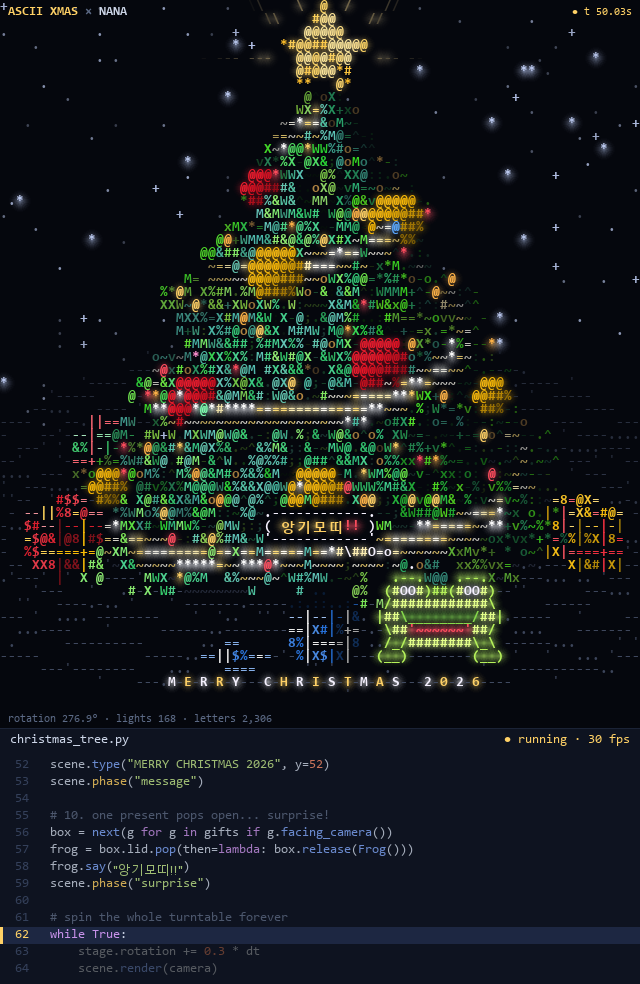

Recreate this plot in Python.
"""ASCII Christmas Tree — pygame version.

Top: a 3D ASCII Christmas tree on a spinning turntable that builds itself step by step.
Bottom: the whole build script is shown; a highlight reads it line by line, and when it
reaches a line containing phase("name"), that step plays.

Everything on the turntable (tree, tinsel, ornaments, star, floor grid, presents) lives in 3D,
is rotated together, projected by a camera that looks down a little, and depth-tested per cell.

Keys: Space pause · R restart · 2 toggle 2x speed · S screenshot · Esc quit
Run:  python christmas_tree.py                     (needs: pip install pygame)
      python christmas_tree.py --shot 60           (render t=60s to christmas_tree.png and exit)
      python christmas_tree.py --video xmas.mp4    (render the whole show to a 1080x1920 MP4; needs ffmpeg)
      python christmas_tree.py --scale 2           (draw everything twice as big)
"""
import colorsys
import functools
import math
import os
import random
import re
import shutil
import subprocess
import sys

import pygame


def _arg(name, default=None):
    if name in sys.argv:
        i = sys.argv.index(name)
        return sys.argv[i + 1] if i + 1 < len(sys.argv) else default
    return default


# ---------------------------------------------------------------- window
TITLE = "ASCII XMAS x NANA"
S = int(_arg("--scale", 2 if "--video" in sys.argv else 1))  # pixel scale (video renders at 2x for crisp text)
COLS, ROWS = 80, 56
CW, CH = 8 * S, 13 * S               # cell size in px
SCENE_W, SCENE_H = COLS * CW, ROWS * CH
BAR_H, CODE_H = 26 * S, 230 * S
W, H = SCENE_W, SCENE_H + BAR_H + CODE_H
FONT_PX = 14 * S
MONO = "consolas,cascadiamono,dejavusansmono,menlo,couriernew,monospace"
HANGUL = "malgungothic,applesdgothicneo,notosanskr,nanumgothic,gulim"

# ---------------------------------------------------------------- scene config
CX, YTOP, TH, R = 40, 6, 33, 27      # apex row, cone height (rows), base radius (cells)
YB = YTOP + TH                       # row of the base center
TILT = 6.5                           # rows a point R cells toward us drops: camera looks down
SCR = "01{}<>#%&$/\\"
DARK, MID, BRIGHT = ".:-~^", "vx*=o+%~", "W&#@%XM"
HOLD = {"sky": 1.0, "ground": 1.0, "tree": 4.0, "tinsel": 2.4, "baubles": 3.8,
        "star": 2.2, "gifts": 2.6, "lights": 1.2, "message": 2.0, "surprise": 6.0}
TREE_POINTS = 5200
TURN = 1.4                           # seconds the finale takes to bring the surprise box to the front
BLANK = "\u00a0"                     # occupies a cell (hides what is behind) but draws nothing
WIDE_PAD = "\0"                      # second cell of a double-width (Hangul) glyph

BG = (5, 7, 13)
GOLD = (255, 209, 102)
WHITE = (245, 241, 255)
RED = (255, 77, 94)

BUILD_SCRIPT = '''\
# christmas_tree.py — ascii renderer
# 80 x 56 cells · monospace · 30 fps

COLS, ROWS = 80, 56
scene = Scene(COLS, ROWS)

# 1. night sky + snow that never stops
for _ in range(160):
    scene.add(Twinkle(rand(COLS), rand(34)))
scene.add(Snow(count=260, layers=3))
scene.phase("sky")

# 2. turntable floor (rings + spokes) — everything on it spins
stage = Turntable(rings=[31, 39, 47, 55], spokes=16)
camera = Camera(pitch="slightly above", persp=1 / 6)
scene.phase("ground")

# 3. a 3D tree: dense inner foliage + glyph points on drooping branches
tree = stage.add(PointTree(height=33, radius=27, layers=15))
tree.fill(core=".:;~-^")
tree.glyphs(dark=".:-~^", mid="vx*=o+%", bright="W&#@%XM")
tree.lights(density=0.075, colors=[GOLD, AMBER, RED])
tree.grow(start="bottom", scramble="01{}<>#%&")
scene.phase("tree")

# 4. extra-thick tinsel: 5 strands, gold + white, wound bottom -> top
tinsel = spiral(tree, turns=3.2, strands=5, start="bottom")
scene.phase("tinsel")

# 5. big round baubles — red and gold only, each twinkles in
for i, p in enumerate(tree.scatter(14)):
    tree.hang(Bauble(p, [RED, GOLD][i % 2], size="XXL"), appear="twinkle")
scene.phase("baubles")

# 6. a 3D five-pointed star, seated on the tip
star = tree.apex.add(Star3D(points=5, bevel=True))
star.drop(then=star.rays)
scene.phase("star")

# 7. small 3D presents around the tree (ribbons, no bows)
gifts = [stage.add(Box3D(color=c, ribbon="cross", dist=34))
         for c in [RED, GREEN, BLUE, GOLD, PINK, ORANGE]]
stage.appear("sparkle")
scene.phase("gifts")

# 8. lights on, heavier snow
tree.lights_on()
tinsel.lights(every=6, blink=0.8)
scene.phase("lights")

# 9. greeting
scene.type("MERRY CHRISTMAS 2026", y=52)
scene.phase("message")

# 10. one present pops open... surprise!
box = next(g for g in gifts if g.facing_camera())
frog = box.lid.pop(then=lambda: box.release(Frog()))
frog.say("앙기모띠!!")
scene.phase("surprise")

# spin the whole turntable forever
while True:
    stage.rotation += 0.3 * dt
    scene.render(camera)
'''


# ---------------------------------------------------------------- helpers
def clamp(v, a=0.0, b=1.0):
    return a if v < a else b if v > b else v


def ease(x):
    return 1 - (1 - x) ** 3


def bounce(x):
    n, d = 7.5625, 2.75
    if x < 1 / d:
        return n * x * x
    if x < 2 / d:
        x -= 1.5 / d
        return n * x * x + .75
    if x < 2.5 / d:
        x -= 2.25 / d
        return n * x * x + .9375
    x -= 2.625 / d
    return n * x * x + .984375


def ihash(a, b):
    """integer hash -> [0, 1), deterministic per (a, b)"""
    n = (a * 374761393 + b * 668265263) & 0xFFFFFFFF
    n = ((n ^ (n >> 13)) * 1274126177) & 0xFFFFFFFF
    n ^= n >> 16
    return n / 4294967296.0


@functools.lru_cache(maxsize=65536)
def _hsl(h, s, l):
    r, g, b = colorsys.hls_to_rgb(h / 360, l / 100, s / 100)
    return (int(r * 255), int(g * 255), int(b * 255))


def hsl(h, s, l):
    """hue in degrees, saturation/lightness 0..1 — cached on whole-number values"""
    return _hsl(int(h) % 360, int(clamp(s) * 100), int(clamp(l) * 100))


def fade(col, a):
    """alpha over the dark background"""
    a = clamp(a)
    return (int(BG[0] + (col[0] - BG[0]) * a), int(BG[1] + (col[1] - BG[1]) * a), int(BG[2] + (col[2] - BG[2]) * a))


def hexc(s):
    s = s.lstrip("#")
    return (int(s[0:2], 16), int(s[2:4], 16), int(s[4:6], 16))


def is_wide(c):
    o = ord(c[0])
    return 0x1100 <= o <= 0x11FF or 0x3130 <= o <= 0x318F or 0xAC00 <= o <= 0xD7AF


def radius(h):
    return R * (0.04 + 0.96 * h ** 0.9)


# ---------------------------------------------------------------- static data
rng = random.Random(20261225)
N = COLS * ROWS
cell_rand = [rng.random() for _ in range(N)]

# 3D tree: points on drooping branches (h = height 0..1 from apex, th = angle, rr = distance from trunk)
LAYERS = 15
LIGHT_KINDS = (RED, GOLD, (255, 179, 71))
# mixed needle greens (hue, saturation, lightness offset): pine, forest, olive, blue spruce, fresh tips
GREENS = ((148, 0.48, -0.04), (128, 0.55, 0.0), (96, 0.42, 0.02), (168, 0.34, -0.02), (108, 0.62, 0.08))


def lump(th, h):
    """lumpy silhouette: bulges fixed to the tree, so they turn with it"""
    return 1 + 0.11 * math.sin(th * 5 + h * 17) + 0.07 * math.sin(th * 9 - h * 29) + 0.05 * math.sin(th * 3 + h * 41)


tree_pts = []
for _ in range(TREE_POINTS):
    layer = int(rng.random() ** 0.8 * LAYERS)
    spokes = 7 + layer
    spoke = rng.randrange(spokes)
    reach = 0.82 + 0.34 * ihash(spoke + 31, layer)        # every branch has its own length
    q = (0.42 + 0.64 * rng.random() ** 0.4) * reach
    h = min(1.0, (layer + 0.2 + rng.random() * 0.6) / LAYERS + q * q * 0.05)
    th = (spoke + 0.5 + (rng.random() - 0.5) * 0.6) / spokes * math.tau + layer * 0.9
    kind = rng.random()
    light = None
    if kind < 0.075:
        light = LIGHT_KINDS[0] if kind < 0.02 else LIGHT_KINDS[1] if kind < 0.05 else LIGHT_KINDS[2]
    fam = 4 if (q > 1.0 and rng.random() < 0.5) else int(ihash(spoke * 7 + layer, 3) * 4.999) % 4
    tree_pts.append((h, th, radius(h) * q * lump(th, h), q, rng.random(), light, 1.5 + rng.random() * 3,
                     rng.random() * 6.28, GREENS[fam]))

# 3D star: beveled five-pointed star sitting on the apex (u, v in row units)
STAR_R, STAR_IN = 3.3, 0.42
STAR_CY = YTOP - 2.5


def _star_points():
    poly = []
    for k in range(10):
        ang = -math.pi / 2 + k * math.pi / 5
        r = STAR_R * STAR_IN if k % 2 else STAR_R
        poly.append((math.cos(ang) * r, math.sin(ang) * r))

    def inside(x, y):
        c, j = False, 9
        for i in range(10):
            xi, yi = poly[i]
            xj, yj = poly[j]
            if (yi > y) != (yj > y) and x < (xj - xi) * (y - yi) / (yj - yi) + xi:
                c = not c
            j = i
        return c

    pts, arm = [], math.tau / 5
    v = -STAR_R
    while v <= STAR_R:
        u = -STAR_R
        while u <= STAR_R:
            if inside(u, v):
                ang = math.atan2(v, u) + math.pi / 2
                rel = (ang % arm + arm) % arm - arm / 2
                pts.append((u, v, math.cos(rel * 2.4), 1 if rel > 0 else -1, math.hypot(u, v) / STAR_R))
            u += 0.12
        v += 0.2
    return pts


star_pts = _star_points()

stars = [(rng.randrange(COLS), rng.randrange(34), 0.6 + rng.random() * 2.2, rng.random() * 6.28) for _ in range(160)]
# big, plain round baubles in two colors only: red and gold (hue, saturation)
BAUBLE_HUES = ((355, 0.85), (44, 0.95))
baubles = [(0.22 + 0.72 * (i + rng.random() * 0.6) / 14, i * 2.39996 + rng.random() * 0.3, BAUBLE_HUES[i % 2]) for i in range(14)]
BALL = (" @@@@@ ", "@@@@@@@", "@@@@@@@", " @@@@@ ")
BALL_SIDE = (" @@@ ", "@@@@@", " @@@ ")
LIGHT_COLORS = [hexc(c) for c in ("#ff4d5e", "#ffd166", "#5aa8ff", "#ff8fd0", "#7dffb0")]
# presents: angle/distance from trunk, w/d (cells), h (rows), own yaw, paper hue/sat, ribbon hue/sat
GIFTS = [
    dict(ang=0.35, dist=33, w=7, d=6, h=3.2, yaw=0.55, hue=355, sat=0.75, rib=(45, 0.95)),
    dict(ang=-0.6, dist=34, w=6, d=6, h=2.8, yaw=-0.6, hue=140, sat=0.55, rib=(355, 0.85)),
    dict(ang=1.45, dist=34, w=5, d=5, h=2.6, yaw=0.9, hue=215, sat=0.70, rib=(0, 0.0)),
    dict(ang=2.6, dist=33, w=7, d=5, h=3.0, yaw=0.25, hue=45, sat=0.90, rib=(355, 0.85)),
    dict(ang=-2.0, dist=34, w=6, d=5, h=3.0, yaw=0.7, hue=300, sat=0.55, rib=(45, 0.95)),
    dict(ang=3.9, dist=36, w=5, d=4, h=2.4, yaw=-0.35, hue=15, sat=0.80, rib=(0, 0.0)),
]
BOX_FILL = "#%&@8$X"
LDIR = (-0.55 / math.hypot(0.55, 0.8), 0.8 / math.hypot(0.55, 0.8))
floor_dots = [(rng.random() * math.tau, 29 + rng.random() * 30) for _ in range(220)]
MSG = " ".join("MERRY CHRISTMAS 2026")
# a proper frog: bulging eyes on top, wide smile, red scarf, front legs and big feet (all greens, no black)
PAL = {"R": RED, "W": WHITE, "G": (182, 242, 90), "L": (228, 255, 138), "D": (134, 217, 74), "Y": GOLD}
FROG_BIG = (["  .--.    .--.  ",
             " (#OO#)##(#OO#) ",
             " /############\\ ",
             "|##\\________/##|",
             " \\##'~~~~~~'##/ ",
             " /_/########\\_\\ ",
             "(__)        (__)"],
            ["  GGGG    GGGG  ",
             " GLWWLGGGGLWWLG ",
             " GLLLLLLLLLLLLG ",
             "GLLDDDDDDDDDDLLG",
             " GLLRRRRRRRRLLG ",
             " GGGLLLLLLLLGGG ",
             "GGGG        GGGG"])
FROG_BLINK_ROW = " (#--#)##(#--#) "
BUBBLE_TEXT = ["앙", "기", "모", "띠", "!", "!"]
CORE = ".:;~-^"


def make_snow():
    out = []
    for _ in range(260):
        z = rng.random()
        out.append([rng.random() * COLS, rng.random() * ROWS - ROWS, z, 1.5 + z * 6, rng.random() * 6.28,
                    "*" if z > 0.8 else "'" if z > 0.45 else "."])
    return out


# ---------------------------------------------------------------- app
class App:
    def __init__(self):
        pygame.init()
        pygame.display.set_caption(TITLE)
        self.screen = pygame.display.set_mode((W, H))
        self.font = pygame.font.SysFont(MONO, FONT_PX, bold=True)
        self.kfont = pygame.font.SysFont(HANGUL, FONT_PX, bold=True)
        self.code_font = pygame.font.SysFont(MONO, 13 * S)
        self.code_kfont = pygame.font.SysFont(HANGUL, 13 * S)
        self.hud_font = pygame.font.SysFont(MONO, 11 * S)
        self.title_font = pygame.font.SysFont(MONO, 13 * S, bold=True)
        self.glyphs = {}
        self.glows = {}
        self.src = BUILD_SCRIPT.rstrip("\n").split("\n")
        self.clock = pygame.time.Clock()
        self.speed = 1
        self.paused = False
        self.restart()

    # ---------------- state
    def restart(self):
        self.t = 0.0
        self.rot = 0.0
        self.phases = {}
        self.li = -1
        self.line_t = self.hold = 0.0
        self.snow = make_snow()
        self.lit = 0
        self.open_idx = -1
        self.rot_from = self.rot_to = self.star_to = 0.0

    def age(self, name):
        return self.t - self.phases[name] if name in self.phases else -1.0

    def prog(self, name, dur):
        return clamp((self.t - self.phases[name]) / dur) if name in self.phases else 0.0

    def update_rotation(self, dt):
        """the turntable spins; in the finale it eases the box nearest the front to face the camera"""
        sa = self.age("surprise")
        if sa < 0:
            if "ground" in self.phases:
                self.rot += dt * 0.3
            return
        if self.open_idx < 0:
            self.open_idx = max(range(len(GIFTS)), key=lambda i: math.cos(GIFTS[i]["ang"] + self.rot))
            self.rot_from = self.rot
            self.rot_to = -GIFTS[self.open_idx]["ang"]
            while self.rot_to < self.rot_from:
                self.rot_to += math.tau
            if self.rot_to - self.rot_from > math.pi * 1.2:
                self.rot_to -= math.tau
            self.star_to = math.ceil(self.rot_from / math.tau) * math.tau  # the star ends facing the camera
        k = clamp(sa / TURN)
        self.rot = self.rot_from + (self.rot_to - self.rot_from) * (1 - (1 - k) ** 3)

    # ---------------- grid with depth
    def clear(self):
        self.gc = [""] * N
        self.gcol = [BG] * N
        self.gglow = [False] * N
        self.gz = [-1e9] * N

    def put(self, x, y, c, col, glow=False, z=1e6):
        x, y = int(round(x)), int(round(y))
        if c == " " or x < 0 or y < 0 or x >= COLS or y >= ROWS:
            return False
        i = y * COLS + x
        if z < self.gz[i]:
            return False
        self.gc[i], self.gcol[i], self.gglow[i], self.gz[i] = c, col, glow, z
        if c > "ჿ" and is_wide(c) and x + 1 < COLS:
            self.gc[i + 1], self.gz[i + 1], self.gglow[i + 1] = WIDE_PAD, z, False
        return True

    # ---------------- camera
    def proj(self, h, th, rr):
        a = th + self.rot
        sx, cz = math.sin(a), math.cos(a)
        z = rr * cz
        persp = 1 + z / (R * 6)
        return CX + rr * sx * persp, YTOP + h * TH + TILT * (z / R), z, sx, cz, persp

    def on_tree(self, h, a, k=1.0):
        return self.proj(h, a, radius(h) * k)

    def on_floor(self, th, r):
        return self.proj(1.0, th, r)

    def to_view(self, x, z):
        c, s = math.cos(self.rot), math.sin(self.rot)
        return x * c + z * s, z * c - x * s

    def proj_w(self, wx, wz, up):
        """a point on the turntable, `up` rows above the floor -> screen x, y, depth"""
        vx, vz = self.to_view(wx, wz)
        persp = 1 + vz / (R * 6)
        return CX + vx * persp, YB + TILT * (vz / R) - up * persp, vz

    # ---------------- appear effect
    @staticmethod
    def sprite_cells(sp, x, y, z):
        out = []
        for r, row in enumerate(sp[0]):
            for k, c in enumerate(row):
                if c != " ":
                    out.append((x + k, y + r, c, PAL.get(sp[1][r][k], WHITE), False, z))
        return out

    def materialize(self, cells, a, seed, glow_white=False):
        """sparkle burst, then each glyph resolves out of a scramble, in place"""
        if a < 0 or not cells:
            return
        mx = sum(c[0] for c in cells) / len(cells)
        my = sum(c[1] for c in cells) / len(cells)
        mz = max(c[5] for c in cells)
        if a < 0.9:
            f = 1 - a / 0.9
            for j in range(8):
                ang = j / 8 * math.tau + seed + a * 2
                rad = 1.5 + a * 4 + (j % 2) * 1.2
                if math.sin(self.t * 25 + j * 2 + seed) > -0.2:
                    self.put(mx + math.cos(ang) * rad * 1.6, my + math.sin(ang) * rad * 0.6,
                             "*" if j % 3 == 0 else "+", fade((255, 246, 208), f), True, mz + 1)
        for k, cell in enumerate(cells):
            x, y, c, col, glow, z = cell[:6]
            show = 0.12 + cell_rand[(k * 31 + int(seed * 97)) % N] * 0.3
            if a < show:
                continue
            if a < show + 0.18:
                self.put(x, y, SCR[(k + int(self.t * 24)) % len(SCR)], (255, 255, 255), True, z)
            else:
                self.put(x, y, c, col, glow or (glow_white and col == WHITE), z)

    # ---------------- layers
    def draw_sky(self):
        p = self.prog("sky", 1.0)
        if not p:
            return
        for i, (x, y, sp, ph) in enumerate(stars):
            if i / len(stars) > p:
                break
            b = 0.5 + 0.5 * math.sin(self.t * sp + ph)
            self.put(x, y, "*" if b > 0.92 else "+" if b > 0.7 else ".", fade((200, 215, 255), 0.25 + b * 0.7), b > 0.92, -1e8)

    def draw_snow(self, dt, front):
        if self.age("sky") < 0:
            return
        density = 1.0 if self.age("lights") >= 0 else 0.55
        n = len(self.snow)
        for i, s in enumerate(self.snow):
            if front != (s[2] > 0.6):
                continue
            s[1] += s[3] * dt
            s[0] += (math.sin(self.t * 0.8 + s[4]) * 0.5 + 0.35) * dt * (0.6 + s[2])
            if s[1] > ROWS:
                s[1] = -1 - rng.random() * 4
                s[0] = rng.random() * COLS
            if s[0] > COLS:
                s[0] -= COLS
            if i / n > density or s[1] < 0:
                continue
            self.put(s[0], s[1], s[5], fade((235, 242, 255), 0.35 + s[2] * 0.6), s[2] > 0.92, 200 if front else -1e8 + 1)

    def draw_ground(self):
        p = self.prog("ground", 1.0)
        if not p:
            return
        reach = ease(p)

        def fl(q, c, a):
            depth = 0.5 + 0.5 * q[4]
            self.put(q[0], q[1], c, fade((150, 170, 215), a * (0.45 + 0.55 * depth)), False, -1e7 + q[2])

        for ri, r in enumerate((31, 39, 47, 55)):
            if ri / 4 > reach:
                continue
            th = 0.0
            while th < math.tau:
                fl(self.on_floor(th, r), "-", 0.42)
                th += 0.6 / r
        for k in range(16):
            th = k / 16 * math.tau
            r = 29.0
            while r < 29 + 28 * reach:
                fl(self.on_floor(th, r), ".", 0.4)
                r += 1.3
        for i, (th, r) in enumerate(floor_dots):
            if i / len(floor_dots) < reach:
                fl(self.on_floor(th, r), "'", 0.3)
        th = 0.0
        while th < math.tau:  # soft shadow ring right under the branches
            fl(self.on_floor(th, R * 1.05), "~", 0.22)
            th += 0.03

    def draw_core(self, p):
        """dense inner foliage behind the branch points, so the tree never looks hollow"""
        z = -R * 0.4 - 2
        rot_key = int(self.rot * 6)
        y = YTOP + 1
        while y <= YTOP + TH + TILT * 0.8:
            h = min(1.0, (y - YTOP) / TH)
            if p >= (1 - h) * 0.8 + 0.16:
                r = radius(h) * 0.8
                for x in range(math.ceil(CX - r), math.floor(CX + r) + 1):
                    u = (x - CX) / r
                    front = math.sqrt(max(0.0, 1 - u * u))
                    if h >= 1 and (y - YTOP - TH) > TILT * 0.8 * front:
                        continue
                    hv = ihash(x * 7 + rot_key, y)
                    l = 7 + (0.5 - u * 0.3) * 14 * front + hv * 5
                    g0 = GREENS[int(ihash(x, y * 5 + 1) * 4)]
                    self.put(x, y, CORE[int(hv * len(CORE))], hsl(g0[0], g0[1], l / 100), False, z)
            y += 1

    def draw_tree(self):
        a = self.age("tree")
        if a < 0:
            return
        p = a / 3.4
        lights_on = self.age("lights") >= 0
        self.lit = 0
        self.draw_core(p)
        t, rot = self.t, self.rot
        put = self.put
        sin, cos = math.sin, math.cos
        for i, (h, th, rr, q, g, light, tw_sp, ph, green) in enumerate(tree_pts):
            thr = (1 - h) * 0.8 + g * 0.2
            if p < thr:
                continue
            ang = th + rot
            sx, cz = sin(ang), cos(ang)
            z = rr * cz
            persp = 1 + z / (R * 6)
            x = CX + rr * sx * persp
            y = YTOP + h * TH + TILT * (z / R)
            if p - thr < 0.06:
                put(x, y, SCR[(i + int(t * 30)) % len(SCR)], (125, 255, 176), True, z)
                continue
            diff = max(0.0, -0.5 * sx + 0.75 * cz + 0.25)
            depth = 0.5 + 0.5 * cz
            b = clamp((0.2 + 0.8 * diff * (0.7 + 0.3 * g)) * (0.5 + 0.5 * depth) * (0.8 + 0.3 * q))
            if light:
                tw = 0.5 + 0.5 * sin(t * tw_sp + ph)
                lit = lights_on and tw > 0.35
                front = cz > -0.1
                if lit and front:
                    self.lit += 1
                if lit:
                    put(x, y, "@" if (tw > 0.8 and front) else "*", light if front else fade((255, 190, 90), 0.45), front, z)
                else:
                    put(x, y, "o", fade((255, 190, 90), 0.2 + b * 0.5), False, z)
                continue
            s = BRIGHT if b > 0.55 else MID if b > 0.3 else DARK
            hue, sat, lo = green
            put(x, y, s[int(g * len(s))],
                hsl(hue + (g - 0.5) * 12, sat + depth * 0.12, clamp(0.05 + b * 0.55 + lo - (1 - min(1.0, q)) * 0.06, 0.04, 0.7)),
                False, z)

    def draw_tinsel(self):
        """extra-thick tinsel: five strands side by side, gold + white, wound from the bottom up"""
        p = self.prog("tinsel", 2.2)
        if not p:
            return
        lights_on = self.age("lights") >= 0
        s, k = 0.0, 0
        while s <= p:
            for strand in (-2, -1, 0, 1, 2):
                x, y, z, _, cz, _ = self.on_tree(0.98 - s * 0.92 + strand * 0.0095, s * math.tau * 3.2, 1.05 + abs(strand) * 0.006)
                front = cz > 0
                shade = 0.3 + 0.7 * (0.5 + 0.5 * cz)
                if strand == 0 and lights_on and k % 6 == 0:
                    if math.sin(self.t * 3 + k * 1.7) > -0.3:
                        if self.put(x, y, "@" if front else "*", LIGHT_COLORS[(k // 6) % 5], front, z + 0.8) and front:
                            self.lit += 1
                    continue
                shimmer = math.sin(s * 90 - self.t * 7 + strand)
                if shimmer > 0.9 and front:
                    self.put(x, y, "*", (255, 255, 255), True, z + 0.6)
                    continue
                edge = abs(strand) == 2
                if strand == 0:
                    base = (255, 240, 180)
                else:
                    base = (255, 252, 240) if (k + strand) % 2 else (255, 222, 120)
                ch = "~" if edge else ("#" if (strand == 0 and shimmer > 0.5) else "=")
                self.put(x, y, ch, fade(base, shade * (0.8 if edge else 1)), front and cz > 0.6 and not edge, z + 0.6)
            s += 0.002
            k += 1
        if p < 1:
            x, y, z, _, _, _ = self.on_tree(0.98 - p * 0.92, p * math.tau * 3.2, 1.05)
            self.put(x, y, "@", (255, 246, 208), True, z + 1)

    def draw_baubles(self):
        a = self.age("baubles")
        if a < 0:
            return
        for i, (h, ang, (hue, sat)) in enumerate(baubles):
            ba = a - i * 0.2
            if ba < 0:
                continue
            x, y, z, _, cz, _ = self.on_tree(h, ang, 1.05)
            if cz <= -0.2:
                continue
            z += 1.5
            x, y = round(x), round(y)
            if ba < 0.9:  # twinkle-in: 4-point sparkle flares and spins, ball flashes white, then settles
                f = ba / 0.25 if ba < 0.25 else 1 - (ba - 0.25) / 0.65
                ln = 1 + f * 5
                rays = (((1, 1, "\\"), (-1, -1, "\\"), (1, -1, "/"), (-1, 1, "/")) if ba > 0.45
                        else ((1, 0, "-"), (-1, 0, "-"), (0, 1, "|"), (0, -1, "|")))
                for dx, dy, c in rays:
                    s = 1
                    while s <= ln:
                        self.put(x + dx * s * 1.6, y + dy * s * 0.7, "+" if s >= ln - 0.5 else c,
                                 fade((255, 246, 208), f * (1 - s / (ln + 1))), True, z + 0.5)
                        s += 1
                self.put(x, y, "*", (255, 255, 255), True, z + 1)
                if ba < 0.3:
                    continue
            flash = clamp(1 - (ba - 0.3) / 0.35)
            shape = BALL_SIDE if cz < 0.45 else BALL
            w, hgt = len(shape[0]), len(shape)
            for r, row in enumerate(shape):
                for k, ch in enumerate(row):
                    if ch == " ":
                        continue
                    nx = (k - (w - 1) / 2) / (w / 2)
                    ny = (r - (hgt - 1) / 2) / (hgt / 2)
                    light = clamp(0.62 - nx * 0.18 - ny * 0.2 + (cz - 0.5) * 0.12, 0.3, 0.75)
                    lum = light * 0.7 + flash * (0.95 - light * 0.7)
                    self.put(x - w // 2 + k, y - hgt // 2 + r, "@" if light > 0.6 else "#" if light > 0.45 else "%",
                             hsl(hue, sat * (1 - flash * 0.8), lum), True, z)
            if shape is BALL and math.sin(self.t * 1.7 + i * 2.1) > 0.94:
                self.put(x - 2, y - 1, "*", (255, 255, 255), True, z + 0.5)

    def draw_star(self):
        """beveled 3D star on the apex; turns with the tree (wide facing us, a sliver edge-on)"""
        a = self.age("star")
        if a < 0:
            return
        k = clamp(a / 1.0)
        cy = STAR_CY - (1 - bounce(k)) * 12
        phi = self.rot + (1 - k) * 6  # spins fast while falling
        sa = self.age("surprise")
        if sa >= 0 and self.open_idx >= 0:  # finale: turn to face us
            phi = self.rot_from + (self.star_to - self.rot_from) * ease(clamp(sa / TURN))
        cphi, sphi = math.cos(phi), math.sin(phi)
        back = cphi < 0
        facing = abs(cphi)
        for u, v, bevel, side, d in star_pts:
            hx = u * 1.62
            side_light = side * (1 if back else -1) * 0.12
            L = clamp((0.4 + 0.6 * facing) * (0.62 + 0.38 * bevel) + (1 - d) * 0.18 + side_light) * (0.85 if back else 1)
            self.put(CX + hx * cphi, cy + v, "@" if L > 0.78 else "#" if L > 0.62 else "*" if L > 0.46 else "+",
                     hsl(46 - (1 - L) * 8, 0.96, 0.30 + L * 0.50), L > 0.66, 500 + hx * sphi)
        fa = a - 1.0
        if fa > 0:
            burst = max(0.0, 1 - fa / 1.2)
            for j, (deg, ch) in enumerate([(-90, "|"), (-62, "/"), (-118, "\\"), (-35, "/"), (-145, "\\"), (0, "-"), (180, "-")]):
                ang = math.radians(deg)
                ln = (7 if deg == -90 else 7.5) * (0.75 + 0.25 * math.sin(self.t * 2.4 + j)) + burst * 10
                s = STAR_R + 1
                while s < ln + STAR_R:
                    self.put(CX + math.cos(ang) * s * 1.6, cy + math.sin(ang) * s, ch,
                             fade((255, 224, 150), (1 - (s - STAR_R) / ln) * (0.5 + 0.45 * burst)), s < STAR_R + 2, 400)
                    s += 0.8
        if 0 < fa < 0.9:
            rad, al = STAR_R + ease(fa / 0.9) * 14, 1 - fa / 0.9
            for j in range(48):
                ang = j / 48 * math.tau
                self.put(CX + math.cos(ang) * rad * 1.6, cy + math.sin(ang) * rad, "+" if j % 2 else "*", fade((255, 214, 120), al), True, 400)

    # ---------------- 3D presents
    def box_cells(self, g, gi, opened):
        """a real 3D box: visible side faces + lid sampled in 3D, ribbons crossing every face, no bows.
        cells are (x, y, char, color, glow, z, is_lid)"""
        cxw, czw = g["dist"] * math.sin(g["ang"]), g["dist"] * math.cos(g["ang"])
        cy, sy = math.cos(g["yaw"]), math.sin(g["yaw"])
        hw, hd, Hh = g["w"] / 2, g["d"] / 2, g["h"]
        rib_h, rib_s = g["rib"]
        out = []

        def P(lx, lz, up):
            return self.proj_w(cxw + lx * cy + lz * sy, czw - lx * sy + lz * cy, up)

        def paper(l):
            return hsl(g["hue"], g["sat"], l)

        def ribbon(l):
            return hsl(rib_h, rib_s, (0.5 + l * 0.45) if rib_s == 0 else (0.28 + l * 0.42))

        def sample(o, U, V, kind, light, lid):
            lu = math.hypot(U[0], U[1])
            lv = V[2] if kind == "side" else math.hypot(V[0], V[1])
            nu = math.ceil(lu * 2.2) + 1
            nv = math.ceil(lv * (2.6 if kind == "side" else 2.2)) + 1
            for a in range(nu):
                for b in range(nv):
                    u, v = (a + 0.5) / nu, (b + 0.5) / nv
                    x, y, z = P(o[0] + U[0] * u + V[0] * v, o[1] + U[1] * u + V[1] * v, o[2] + U[2] * u + V[2] * v)
                    hv = ihash(gi * 131 + a * 7 + (3 if kind == "top" else 0), b * 13 + 1)
                    rib_u = abs(u - 0.5) < 0.1
                    rib_v = abs(v - 0.5) < (0.14 if kind == "side" else 0.1)
                    edge_u = a == 0 or a == nu - 1
                    edge_v = b == 0 or b == nv - 1
                    if kind == "in":
                        c, col = ("." if hv < 0.5 else ":"), paper(0.12)
                    elif rib_u or rib_v:
                        c = "+" if (rib_u and rib_v) else "|" if rib_u else "="
                        col = ribbon(light)
                    elif kind == "side" and edge_u:
                        c, col = "|", paper(light * 0.48)
                    elif kind == "side" and b == nv - 1:
                        c, col = "-", paper(light * 0.7 + 0.12)
                    elif kind == "top" and (edge_u or edge_v):
                        c, col = "=", paper(0.72)
                    else:
                        c, col = BOX_FILL[int(hv * len(BOX_FILL))], paper(light * (0.52 + hv * 0.1))
                    out.append((x, y, c, col, False, z + (0.05 if kind == "top" else 0), lid))

        for o, U, V, n in (((-hw, hd, 0), (g["w"], 0, 0), (0, 0, Hh), (0, 1)),
                           ((hw, -hd, 0), (-g["w"], 0, 0), (0, 0, Hh), (0, -1)),
                           ((hw, hd, 0), (0, -g["d"], 0), (0, 0, Hh), (1, 0)),
                           ((-hw, -hd, 0), (0, g["d"], 0), (0, 0, Hh), (-1, 0))):
            vx, vz = self.to_view(n[0] * cy + n[1] * sy, -n[0] * sy + n[1] * cy)
            if vz <= 0.03:
                continue  # facing away
            sample(o, U, V, "side", 0.35 + 0.6 * max(0.0, vx * LDIR[0] + vz * LDIR[1]), False)
        if opened:
            sample((-hw, -hd, Hh - 0.05), (g["w"], 0, 0), (0, g["d"], 0), "in", 0, False)  # dark inside
        sample((-hw, -hd, Hh + 0.02), (g["w"], 0, 0), (0, g["d"], 0), "top", 0.95, True)    # lid
        return out

    def draw_bubble(self, ba, bx, top_row, frog_x, frog_y, z):
        """speech bubble above the box: thought puffs, bubble grows from its center, text types in"""
        if ba < 0:
            return
        inner = 12
        wb = inner + 2
        x0 = round(bx - wb / 2)
        y0 = max(1, top_row - 6)
        head_x, head_y = frog_x + 8, frog_y - 1
        for j, (f, c) in enumerate(((0.35, "."), (0.6, "o"), (0.85, "O"))):
            if ba >= j * 0.08:
                self.put(head_x + (x0 + wb - 3 - head_x) * f, head_y + (y0 + 3 - head_y) * f, c, WHITE, False, z)
        g = clamp((ba - 0.25) / 0.2)
        if g <= 0:
            return
        yy = y0 + (-1 if math.sin(self.t * 3) > 0.6 else 0)
        half = round(wb / 2 * g)
        cxb = x0 + wb / 2
        for x in range(round(cxb - half), round(cxb + half)):
            left, right = x == x0, x == x0 + wb - 1
            self.put(x, yy, "." if (left or right) else "-", WHITE, False, z)
            self.put(x, yy + 1, "(" if left else ")" if right else BLANK, WHITE, False, z)
            self.put(x, yy + 2, "'" if (left or right) else "-", WHITE, False, z)
        if g < 1:
            return
        self.put(x0 + wb - 4, yy + 3, "\\", WHITE, False, z)
        cx = x0 + 2
        for i, ch in enumerate(BUBBLE_TEXT):
            if ba - 0.5 < i * 0.14:
                break
            self.put(cx, yy + 1, ch, RED if ch == "!" else GOLD, True, z + 1)
            cx += 2 if is_wide(ch) else 1

    def draw_gifts(self):
        a = self.age("gifts")
        if a < 0:
            return
        sa = self.age("surprise") - TURN
        for i, g0 in enumerate(GIFTS):
            is_open = i == self.open_idx
            g = dict(g0, dist=g0["dist"] + 9 * ease(clamp(self.age("surprise") / TURN))) if is_open else g0
            opened = is_open and sa >= 0
            cells = self.box_cells(g, i, opened)
            if not opened:
                self.materialize(cells, a - i * 0.25, i * 2.3 + 5)
                continue
            body = [c for c in cells if not c[6]]
            top_row = min(round(c[1]) for c in body)
            box_l = min(round(c[0]) for c in body)
            box_r = max(round(c[0]) for c in body)
            box_bottom = max(round(c[1]) for c in body)
            box_cx, box_z = (box_l + box_r) / 2, max(c[5] for c in body)
            # lid pops straight up, then slides off to the left and lands on the floor
            k1, k2 = ease(clamp(sa / 0.45)), ease(clamp((sa - 0.45) / 0.6))
            lid_dx = -k2 * (box_r - box_l + 3)
            lid_dy = -k1 * 4 + k2 * (4 + box_bottom - top_row - 1)
            cells = [(c[0] + lid_dx, c[1] + lid_dy) + tuple(c[2:]) if c[6] else c for c in cells]
            self.materialize(cells, 5, 0)
            if sa < 1.6:  # confetti
                for j in range(22):
                    ang = -math.pi / 2 + (ihash(j, 3) - 0.5) * 2.4
                    spd = 6 + ihash(j, 9) * 10
                    self.put(box_cx + math.cos(ang) * spd * sa * 1.6, top_row + math.sin(ang) * spd * sa + 9 * sa * sa,
                             "*+o."[j % 4], LIGHT_COLORS[j % 5], True, box_z + 3)
            fk = clamp((sa - 0.4) / 1.0)  # frog leaps out on an arc and lands beside the box
            if fk <= 0:
                continue
            fh = len(FROG_BIG[0])
            sx, sy = box_cx - 8, top_row
            ex, ey = box_r + 3, box_bottom - fh + 1
            k = ease(fk)
            fx = sx + (ex - sx) * k
            fy = sy + (ey - sy) * k - math.sin(fk * math.pi) * 9 - (1 - fk) * fh * min(1.0, fk * 6)
            rows = FROG_BIG[0]
            if math.sin(self.t * 1.3) > 0.97:  # blink
                rows = [FROG_BLINK_ROW if j == 1 else r for j, r in enumerate(rows)]
            for (x, y, c, col, _, z) in self.sprite_cells((rows, FROG_BIG[1]), round(fx), round(fy), box_z + 4):
                if fk > 0.35 or y < top_row:  # hidden while still inside the box
                    self.put(x, y, c, col, True, z)
            if fk >= 1:
                self.draw_bubble(sa - 1.6, box_cx, top_row, round(fx), round(fy), 900)

    def draw_message(self):
        a = self.age("message")
        if a < 0:
            return
        x0 = CX - len(MSG) // 2
        cols = [RED, GOLD, (125, 255, 176), WHITE]
        for i, ch in enumerate(MSG):
            if a < i * 0.05:
                break
            fresh = a - i * 0.05 < 0.12
            self.put(x0 + i, 52, SCR[(i + int(self.t * 20)) % len(SCR)] if fresh else ch,
                     (255, 255, 255) if fresh else cols[(i + int(self.t * 1.5)) % 4], True, 1000)

    # ---------------- code reader
    @staticmethod
    def line_dur(s):
        tr = s.strip()
        return 0.2 + len(tr) * 0.007 if tr else 0.06

    def enter_line(self, i):
        self.li, self.line_t = i, 0.0
        if i < len(self.src):
            m = re.search(r'phase\("(\w+)"\)', self.src[i])
            if m:
                self.phases.setdefault(m.group(1), self.t)
                self.hold = HOLD.get(m.group(1), 1.0)

    def step_reading(self, dt):
        if self.li < 0:
            self.enter_line(0)
        left = dt
        while self.li < len(self.src) and left > 0:
            if self.hold > 0:
                u = min(self.hold, left)
                self.hold -= u
                left -= u
                continue
            need = self.line_dur(self.src[self.li]) - self.line_t
            if left < need:
                self.line_t += left
                return
            left -= need
            self.enter_line(self.li + 1)

    # ---------------- rendering
    def glyph(self, c, col):
        key = (c, col[0] >> 2, col[1] >> 2, col[2] >> 2)
        surf = self.glyphs.get(key)
        if surf is None:
            surf = (self.kfont if is_wide(c) else self.font).render(c, True, col)
            self.glyphs[key] = surf
        return surf

    def glow(self, col):
        key = (col[0] >> 4, col[1] >> 4, col[2] >> 4)
        surf = self.glows.get(key)
        if surf is None:
            size = CH * 2
            surf = pygame.Surface((size, size))
            surf.fill((0, 0, 0))
            for rr in range(size // 2, 0, -1):
                k = (1 - rr / (size / 2)) ** 2 * 0.55
                pygame.draw.circle(surf, (int(col[0] * k), int(col[1] * k), int(col[2] * k)), (size // 2, size // 2), rr)
            self.glows[key] = surf
        return surf

    def paint_scene(self):
        scr = self.screen
        scr.fill(BG, (0, 0, SCENE_W, SCENE_H))
        letters = 0
        for i in range(N):  # glow halos first (additive)
            if self.gglow[i] and self.gc[i]:
                scr.blit(self.glow(self.gcol[i]), ((i % COLS) * CW + CW // 2 - CH, (i // COLS) * CH + CH // 2 - CH),
                         special_flags=pygame.BLEND_ADD)
        for i in range(N):
            c = self.gc[i]
            if not c or c == WIDE_PAD or c == BLANK:
                continue
            letters += 1
            s = self.glyph(c, self.gcol[i])
            cell_w = CW * 2 if is_wide(c) else CW
            scr.blit(s, ((i % COLS) * CW + (cell_w - s.get_width()) // 2, (i // COLS) * CH + (CH - s.get_height()) // 2))
        return letters

    def paint_hud(self, letters, fps):
        dim, gold, green = (92, 106, 133), GOLD, (87, 214, 141)
        a = self.title_font.render("ASCII XMAS", True, gold)
        b = self.title_font.render(" × ", True, dim)
        c = self.title_font.render("NANA", True, (205, 214, 232))
        self.screen.blit(a, (8 * S, 5 * S))
        self.screen.blit(b, (8 * S + a.get_width(), 5 * S))
        self.screen.blit(c, (8 * S + a.get_width() + b.get_width(), 5 * S))
        deg = math.degrees(self.rot) % 360
        self.screen.blit(self.hud_font.render(f"rotation {deg:5.1f}° · lights {self.lit} · letters {letters:,}", True, dim), (8 * S, SCENE_H - 15 * S))
        clk = self.hud_font.render(f"● t {self.t:5.2f}s", True, gold)
        self.screen.blit(clk, (SCENE_W - clk.get_width() - 8 * S, 6 * S))
        y0 = SCENE_H
        pygame.draw.rect(self.screen, (14, 19, 32), (0, y0, W, BAR_H))
        pygame.draw.line(self.screen, (27, 35, 54), (0, y0), (W, y0), S)
        self.screen.blit(self.code_font.render("christmas_tree.py", True, (205, 214, 232)), (10 * S, y0 + 5 * S))
        done = self.li >= len(self.src)
        state = "|| paused" if self.paused else f"{'● done' if done else '● running'} · {fps:.0f} fps"
        if self.speed == 2:
            state += " · 2x"
        st = self.code_font.render(state, True, green if done and not self.paused else gold)
        self.screen.blit(st, (W - st.get_width() - 10 * S, y0 + 5 * S))

    KW = re.compile(r"^(for|in|while|True|False|None|def|return|import|from|if|else|lambda)$")
    TOK = re.compile(r'(#.*$)|("[^"]*"?)|(\b\d+(?:\.\d+)?\b)|([A-Za-z_]\w*)(\s*\()?|(\s+|.)')

    def code_line(self, text, x, y, dim):
        def mix(col):
            if not dim:
                return col
            return tuple(int(14 + (v - 14) * dim) for v in col)

        for m in self.TOK.finditer(text):
            com, st, num, ident, call, other = m.groups()
            if ident:
                if ident == "phase":
                    col = GOLD
                elif self.KW.match(ident):
                    col = (199, 146, 234)
                elif call:
                    col = (130, 170, 255)
                else:
                    col = (205, 214, 232)
                parts = [(ident, col)] + ([(call, (205, 214, 232))] if call else [])
            elif com:
                parts = [(com, (92, 106, 133))]
            elif st:
                parts = [(st, (195, 232, 141))]
            elif num:
                parts = [(num, (247, 140, 108))]
            else:
                parts = [(other, (205, 214, 232))]
            for s, col in parts:
                f = self.code_kfont if any(is_wide(ch) for ch in s) else self.code_font
                surf = f.render(s, True, mix(col))
                self.screen.blit(surf, (x, y))
                x += surf.get_width()

    def paint_code(self):
        """the full script is visible; a highlight reads it one line at a time"""
        y0 = SCENE_H + BAR_H
        pygame.draw.rect(self.screen, (14, 19, 32), (0, y0, W, CODE_H))
        lh = 17 * S
        visible = CODE_H // lh
        cur = max(0, min(self.li, len(self.src) - 1))
        first = max(0, min(cur - int(visible * 0.4), len(self.src) - visible))
        for row in range(visible):
            idx = first + row
            if idx >= len(self.src):
                break
            y = y0 + 4 * S + row * lh
            active = idx == self.li
            if active:
                pygame.draw.rect(self.screen, (29, 39, 66), (0, y - S, W, lh))
                pygame.draw.rect(self.screen, GOLD, (0, y - S, 3 * S, lh))
            dim = None if active else (0.8 if idx < self.li else 0.38)
            self.screen.blit(self.code_font.render(f"{idx + 1:3d}", True, GOLD if active else (52, 64, 90)), (8 * S, y))
            self.code_line(self.src[idx], 50 * S, y, dim)

    # ---------------- frame
    def update(self, raw):
        dt = 0 if self.paused else raw * self.speed
        self.t += dt
        self.step_reading(dt)
        self.update_rotation(dt)
        self.clear()
        self.draw_sky()
        self.draw_snow(dt, False)
        self.draw_ground()
        self.draw_tree()
        self.draw_tinsel()
        self.draw_baubles()
        self.draw_gifts()
        self.draw_star()
        self.draw_snow(dt, True)
        self.draw_message()

    def render(self, fps):
        letters = self.paint_scene()
        self.paint_hud(letters, fps)
        self.paint_code()

    def screenshot(self, path):
        pygame.image.save(self.screen, path)
        print("saved", path)

    def export_video(self, path, fps=30):
        """render the whole show offline and encode a 1080x1920 (9:16) MP4 with ffmpeg"""
        ffmpeg = shutil.which("ffmpeg")
        if not ffmpeg:
            sys.exit("ffmpeg not found. Install it (e.g. `winget install Gyan.FFmpeg`) and try again.")
        cmd = [ffmpeg, "-y", "-loglevel", "error",
               "-f", "rawvideo", "-pix_fmt", "rgb24", "-s", f"{W}x{H}", "-r", str(fps), "-i", "-",
               "-vf", "scale=1080:-2:flags=lanczos,pad=1080:1920:(ow-iw)/2:(oh-ih)/2:color=0x05070d",
               "-c:v", "libx264", "-preset", "medium", "-crf", "18", "-pix_fmt", "yuv420p",
               "-movflags", "+faststart", path]
        proc = subprocess.Popen(cmd, stdin=subprocess.PIPE)
        dt, n = 1 / fps, 0
        tail = TURN + 6.5  # keep filming this long after the surprise starts
        while not ("surprise" in self.phases and self.age("surprise") >= tail):
            self.update(dt)
            self.render(fps)
            proc.stdin.write(pygame.image.tostring(self.screen, "RGB"))
            n += 1
            if n % (fps * 5) == 0:
                print(f"  {n / fps:5.1f}s rendered", flush=True)
        proc.stdin.close()
        proc.wait()
        print(f"saved {path}  ({n} frames, {n / fps:.1f}s)")

    def run(self, shot_at=None):
        if shot_at is not None:  # headless: step the timeline at 30 fps without drawing, save one frame
            while self.t < shot_at:
                dt = 1 / 30
                self.t += dt
                self.step_reading(dt)
                self.update_rotation(dt)
            self.update(0)
            self.render(30)
            self.screenshot(os.path.join(os.path.dirname(os.path.abspath(__file__)), "christmas_tree.png"))
            return
        while True:
            raw = min(0.05, self.clock.tick(30) / 1000)
            for e in pygame.event.get():
                if e.type == pygame.QUIT or (e.type == pygame.KEYDOWN and e.key == pygame.K_ESCAPE):
                    return
                if e.type == pygame.KEYDOWN:
                    if e.key == pygame.K_SPACE:
                        self.paused = not self.paused
                    elif e.key == pygame.K_r:
                        self.restart()
                    elif e.key == pygame.K_2:
                        self.speed = 1 if self.speed == 2 else 2
                    elif e.key == pygame.K_s:
                        self.screenshot(f"christmas_tree_{int(self.t * 100):06d}.png")
            self.update(raw)
            self.render(self.clock.get_fps())
            pygame.display.flip()


def main():
    shot = _arg("--shot")
    video = _arg("--video")
    if shot is not None or video is not None:
        os.environ.setdefault("SDL_VIDEODRIVER", "dummy")  # no window needed
    app = App()
    if video:
        app.export_video(video)
    else:
        app.run(float(shot) if shot is not None else None)
    pygame.quit()


if __name__ == "__main__":
    main()
